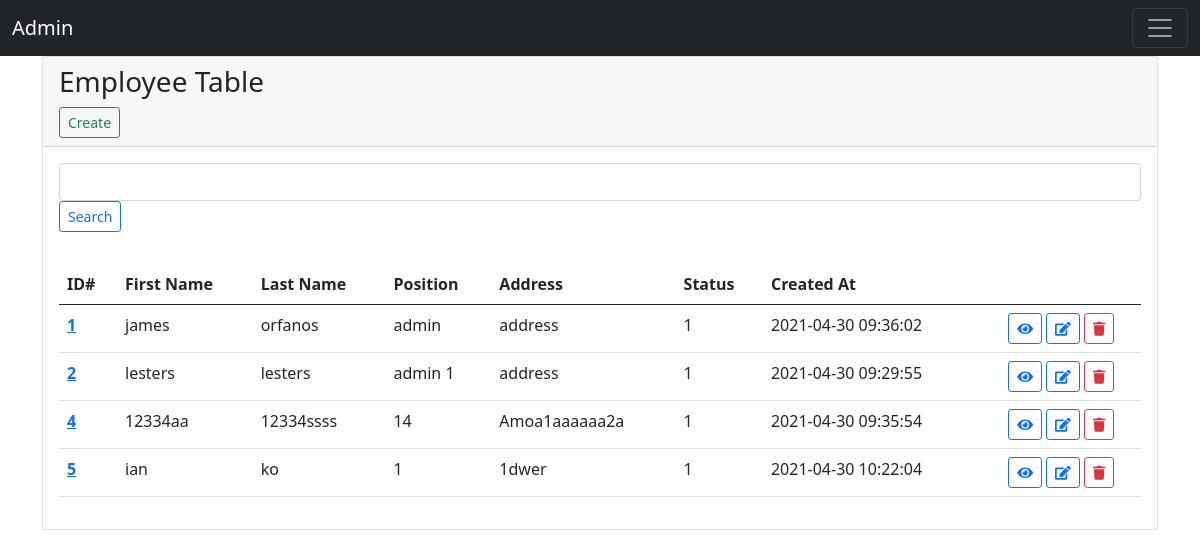
The page /admin on the database its author committed.
### tables this page shows
CREATE TABLE `employee` (
  `id` int(11) NOT NULL,
  `lastname` varchar(255) NOT NULL,
  `firstname` varchar(255) NOT NULL,
  `position` varchar(255) NOT NULL,
  `address` varchar(255) NOT NULL,
  `status` tinyint(1) NOT NULL DEFAULT '1',
  `created_at` timestamp NOT NULL DEFAULT CURRENT_TIMESTAMP ON UPDATE CURRENT_TIMESTAMP
);

### admin/index.php (the view, shortened to what this page needs)
<?php
    require_once "../db/connect.php";
?>
<!DOCTYPE html>
<html lang="en">
<head>
    <?php include('header.php') ?>
</head>
<body>
    <?php include('../admin/navbar.php') ?>
    <div class="container">
        <div class="card">
            <div class="card-header">
                <h3>Employee Table </h3> <a href="../admin/employee_create.php" class="btn btn-sm btn-outline-success">Create</a>
            </div>
            <div class="card-body">
                <form action="../admin/index.php" method="get">
                    <input type="text" class="form-control" name="query">
                    <button type="submit" class="btn btn-sm btn-outline-primary">Search</button>
                </form>
            </div>
            <div class="card-body">
                <table class="table">
                    <thead>
                        <tr>
                        <th scope="col">ID#</th>
                        <th scope="col">First Name</th>
                        <th scope="col">Last Name</th>
                        <th scope="col">Position</th>
                        <th scope="col">Address</th>
                        <th scope="col">Status</th>
                        <th scope="col">Created At</th>
                        <th scope="col"></th>
                        </tr>
                    </thead>
                    <tbody>
                        <?php
                            $query = '';
                            $employees = $conn->query("SELECT * from `employee`
                             WHERE (`firstname` LIKE '%".$query."%') OR (`lastname` LIKE '%".$query."%')  OR (`id` LIKE '%".$query."%')")->fetchAll();
                            foreach($employees as $employee): ?>
                                <tr>
                                    <th scope="row"><a href="../admin/employee_show.php?id=<?php echo $employee['id']?>" ><?= $employee['id'] ?></th></a>
                                    <td><?= $employee['firstname'] ?></td>
                                    <td><?= $employee['lastname'] ?></td>
                                    <td><?= $employee['position'] ?></td>
                                    <td><?= $employee['address'] ?></td>
                                    <td><?= $employee['status'] ?></td>
                                    <td><?= $employee['created_at'] ?></td>
                                    <td>
                                        <center>
                                        <a
                                            class="btn btn-sm btn-outline-primary show_employee"
                                            href="../admin/employee_show.php?id=<?php echo $employee['id']?>"
                                            type="button">
                                            <i class="fa fa-eye"></i>
                                        </a>
                                        <a
                                            class="btn btn-sm btn-outline-primary edit_employee"
                                            href="../admin/employee_edit.php?id=<?php echo $employee['id']?>"
                                            type="button">
                                            <i class="fa fa-edit"></i>
                                        </a>
                                        <button
                                            class="delete btn btn-sm btn-outline-danger remove_employee"
                                            id="<?php echo $employee['id']?>"
                                            onclick="myDelete(<?php echo $employee['id']?>)"
                                            type="button">
                                            <i class="fa fa-trash"></i>
                                        </button>
                                        </center>
							        </td>
                                </tr>
                        <?php  endforeach; ?>
                    </tbody>
                </table>
            </div>
        </div>
    </div>
</body>
</html>

### admin/header.php (shortened to what this page needs)
<link href="https://cdn.jsdelivr.net/npm/bootstrap@5.0.0-beta3/dist/css/bootstrap.min.css" rel="stylesheet">
<link rel="stylesheet" href="https://cdnjs.cloudflare.com/ajax/libs/font-awesome/5.15.3/css/all.min.css" />

### admin/navbar.php (shortened to what this page needs)
<nav class="navbar navbar-dark bg-dark">
        <div class="container-fluid">
            <a class="navbar-brand" href="../">Admin</a>
            <button class="navbar-toggler" type="button" data-bs-toggle="collapse" data-bs-target="#navbarNavAltMarkup" aria-controls="navbarNavAltMarkup" aria-expanded="false" aria-label="Toggle navigation">
                <span class="navbar-toggler-icon"></span>
            </button>
        </div>
    </nav>

### rows shown on the page
employee: id "1", firstname "james", lastname "orfanos", position "admin", address "address", status "1", created_at "2021-04-30 09:36:02"
employee: id "2", firstname "lesters", lastname "lesters", position "admin 1", address "address", status "1", created_at "2021-04-30 09:29:55"
employee: id "4", firstname "12334aa", lastname "12334ssss", position "14", address "Amoa1aaaaaa2a", status "1", created_at "2021-04-30 09:35:54"
employee: id "5", firstname "ian", lastname "ko", position "1", address "1dwer", status "1", created_at "2021-04-30 10:22:04"
